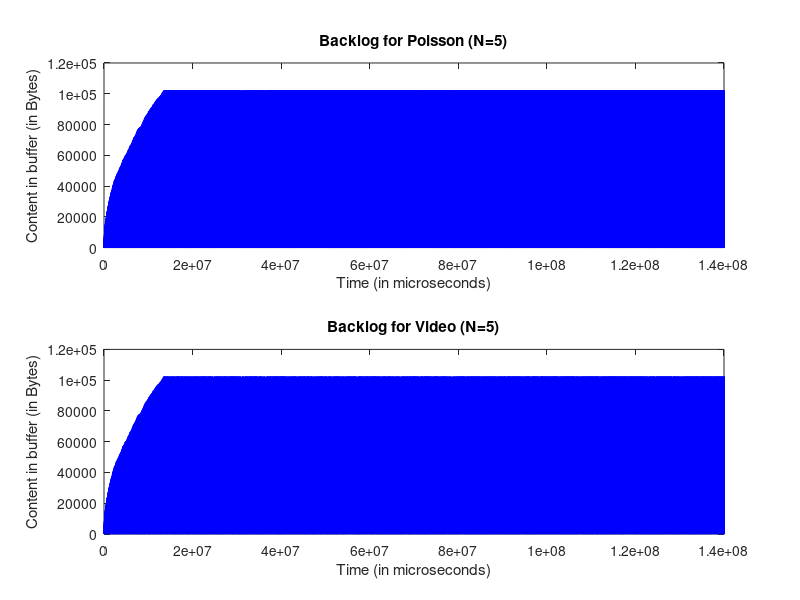
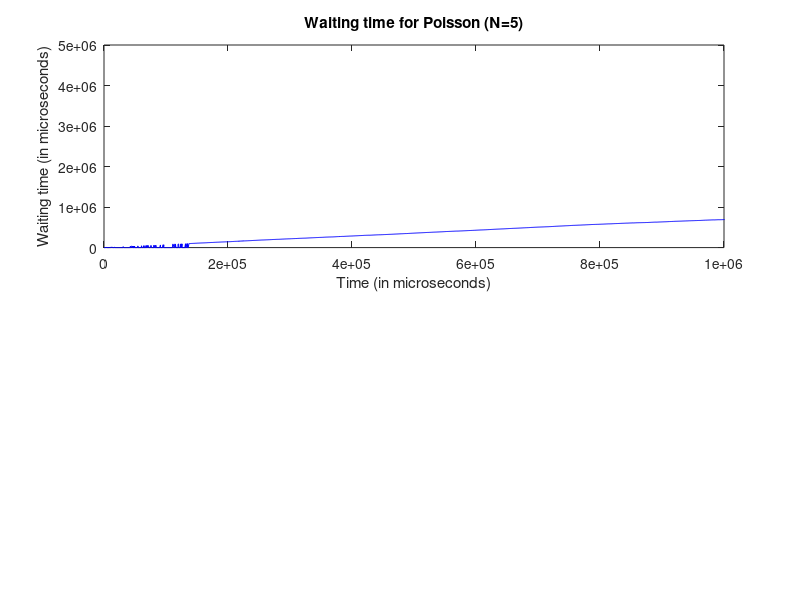

These figures' MATLAB source, in order: (Note: this script raises an error after producing the figures.)
clc; clear all;

[time_p2, packetsize_p2, bufferSize1, bufferSize2, bufferType] = textread('ps_n5.txt', '%f %f %f %f %f');

time2 = zeros(1,length(time_p2));
time2=cumsum(time_p2);
buffer1=bufferSize1;
buffer2=bufferSize2;

%time2/1e6;
fig1 = figure(1);
subplot(2,1,1);
plot(time2,buffer2,'-b');
title('Backlog for Poisson (N=5)');
xlabel('Time (in microseconds)');
ylabel('Content in buffer (in Bytes)');
xlim([0,14e7]);
subplot(2,1,2);
plot(time2,buffer1,'-b');
title('Backlog for Video (N=5)');
xlabel('Time (in microseconds)');
ylabel('Content in buffer (in Bytes)');
%ylim([-1,200]);
xlim([0,14e7]);
%legend 
%legend('Backlog in the buffer (N=1)','Location','northeast');

set(figure(1),'OuterPosition',[1 1 900 600]);
saveas(figure(1),'plot_n5_backlog','png');


%seperate two buffer flow
i=1;
j=1;
k=1;
packetfrom_1 = zeros(1,124816);
timefrom_1 = zeros(1,124816);
bkfrom_1 = zeros(1,124816);
packetfrom_2 = zeros(1,666086);
timefrom_2 = zeros(1,666086);
bkfrom_2 = zeros(1,666086);
%disp(buffer(i));

while i<=length(packetsize_p2)
    %disp(bufferType(i));
    %low
    if bufferType(i) == 1
        packetfrom_1(k)=packetsize_p2(i);
        timefrom_1(k)=time_p2(i);
        bkfrom_1(k)=bufferSize2(i);
        k=k+1;
    end
    %high
    if bufferType(i) == 2
        packetfrom_2(j)=packetsize_p2(i);
        timefrom_2(j)=time_p2(i);
        bkfrom_2(j)=bufferSize1(i);
        j=j+1;
    end
    
    %disp(buffer(i));
    i=i+1;
end

%Poisson
[packet_no_p, time_p, packetsize_p] = textread('generator_pos_n5.txt', '%f %f %f');
i=1;
time1p(i)=0;
arrivalp(i)=packetsize_p(i);
i=2;
while i<=length(packet_no_p)
    time1p(i)=time1p(i-1)+time_p(i);
    arrivalp(i) = arrivalp(i-1)+packetsize_p(i);
    i=i+1;
end

[packet_no_p3, time_p3, packetsize_p3] = textread('sink_pos_n5.txt', '%f %f %f');

time_temp3p = cumsum(time_p3);
time3p=zeros(1,length(time_p3));
i=2;
while i<=length(time_p3)
    time3p(i)=time_temp3p(i);
    i=i+1;
end
%time3(i)=0;
i=1;
arrival3p(i)=packetsize_p3(i);
i=2;
while i<=length(packetsize_p3)
    %time3(i)=time3(i-1)+time_p3(i);
    arrival3p(i)=arrival3p(i-1)+packetsize_p3(i);
    i=i+1;
end

waiting_time1 = zeros(1,length(time_p3)); 
i=1;
while i<=length(time_p3)
    j=i;
    while (((bkfrom_1(i) + packetfrom_1(i)) > 102400) && j< length(time_p3) )
        j = j+1;
    end
    waiting_time1(i) = time3p(i) - time1p(j); %microseconds!!!
    if waiting_time1(i) < 0
        waiting_time1(i) = 0;
    end
    i = i+1;
end

fig2=figure(2);
subplot(2,1,1);
plot(time3p,waiting_time1,'-b');
title('Waiting time for Poisson (N=5)');
xlabel('Time (in microseconds)');
ylabel('Waiting time (in microseconds)');
%ylim([-1,200]);
xlim([0,1e6]);
%legend 
%legend('Backlog in the buffer (N=1)','Location','northeast');

%set(fig2,'OuterPosition',[1 1 900 600]);
%saveas(fig2,'plot_n1_waitingtime','png');

%Video
[packet_no_p, time_p, packetsize_p] = textread('generator_vedio_n5.txt', '%f %f %f');
i=1;
time1(i)=0;
arrival(i)=packetsize_p(i);
i=2;
while i<=length(packet_no_p)
    time1(i)=time1(i-1)+time_p(i);
    arrival(i) = arrival(i-1)+packetsize_p(i);
    i=i+1;
end

[packet_no_p3, time_p3, packetsize_p3] = textread('sink_video_n5.txt', '%f %f %f');

time_temp3 = cumsum(time_p3);
time3=zeros(1,length(time_p));
i=2;
while i<=length(time_p)
    time3(i)=time_temp3(i);
    i=i+1;
end
%time3(i)=0;
i=1;
arrival3(i)=packetsize_p(i);
i=2;
while i<=length(packetsize_p)
    %time3(i)=time3(i-1)+time_p3(i);
    arrival3(i)=arrival3(i-1)+packetsize_p3(i);
    i=i+1;
end

waiting_time2 = zeros(1,length(time_p)); 
i=1;
while i<=length(time_p)
    j=i;
    while (((bkfrom_2(i) + packetfrom_2(i)) > 102400) && j< length(time_p) )
        j = j+1;
    end
    waiting_time2(i) = abs(time3(i) - time1(j)); %microseconds!!!
    if i < 10000
        waiting_time2(i) = 0;
    end
    i = i+1;
end
%disp(time3(5000)-time1(5000));
subplot(2,1,2);
plot(time3,waiting_time2,'-b');
title('Waiting time for video (N=5)');
xlabel('Time (in microseconds)');
ylabel('Waiting time (in microseconds)');
%ylim([-1,200]);
xlim([0,3e7]);
%legend 
%legend('Backlog in the buffer (N=1)','Location','northeast');

set(fig2,'OuterPosition',[1 1 900 600]);
saveas(fig2,'plot_n5_waitingtime','png');





discard_p1 = zeros(1, length(time3));
i=1;
time3_d1=zeros(1, length(time3));
while i<=length(time3)
   time3_d1(i)=time3(i);
   i=i+1
end
i=1;
while i<=length(time3)
    if ((bkfrom_1(i) + packetfrom_1(i)) > 102400)
        discard_p1(i) = 1;
    end
    i=i+1;
end

discard_p2 = zeros(1, length(time3));
i=1;
time3_d2=zeros(1, length(time3));
while i<=length(time3)
   time3_d2(i)=time3(i);
   i=i+1
end
i=1;
while i<=length(time3)
    if ((bkfrom_2(i) + packetfrom_2(i)) > 102400)
        discard_p2(i) = 1;
    end
    i=i+1;
end

fig3=figure(3);
subplot(2,1,1);
plot(time3_d1,cumsum(discard_p1),'-b');
title('Number of Discarded packets for Poisson (N=5)');
xlabel('Time (in microseconds)');
ylabel('Total discarded packets');
%ylim([-1,200]);
xlim([0,1e7]);
%legend 
%legend('Backlog in the buffer (N=1)','Location','northeast');
subplot(2,1,2);
plot(time3_d2,cumsum(discard_p2),'-b');
title('Number of Discarded packets for video (N=5)');
xlabel('Time (in microseconds)');
ylabel('Total discarded packets');
xlim([0,1e7]);




set(fig3,'OuterPosition',[1 1 900 600]);
saveas(fig3,'plot_n5_discard','png');